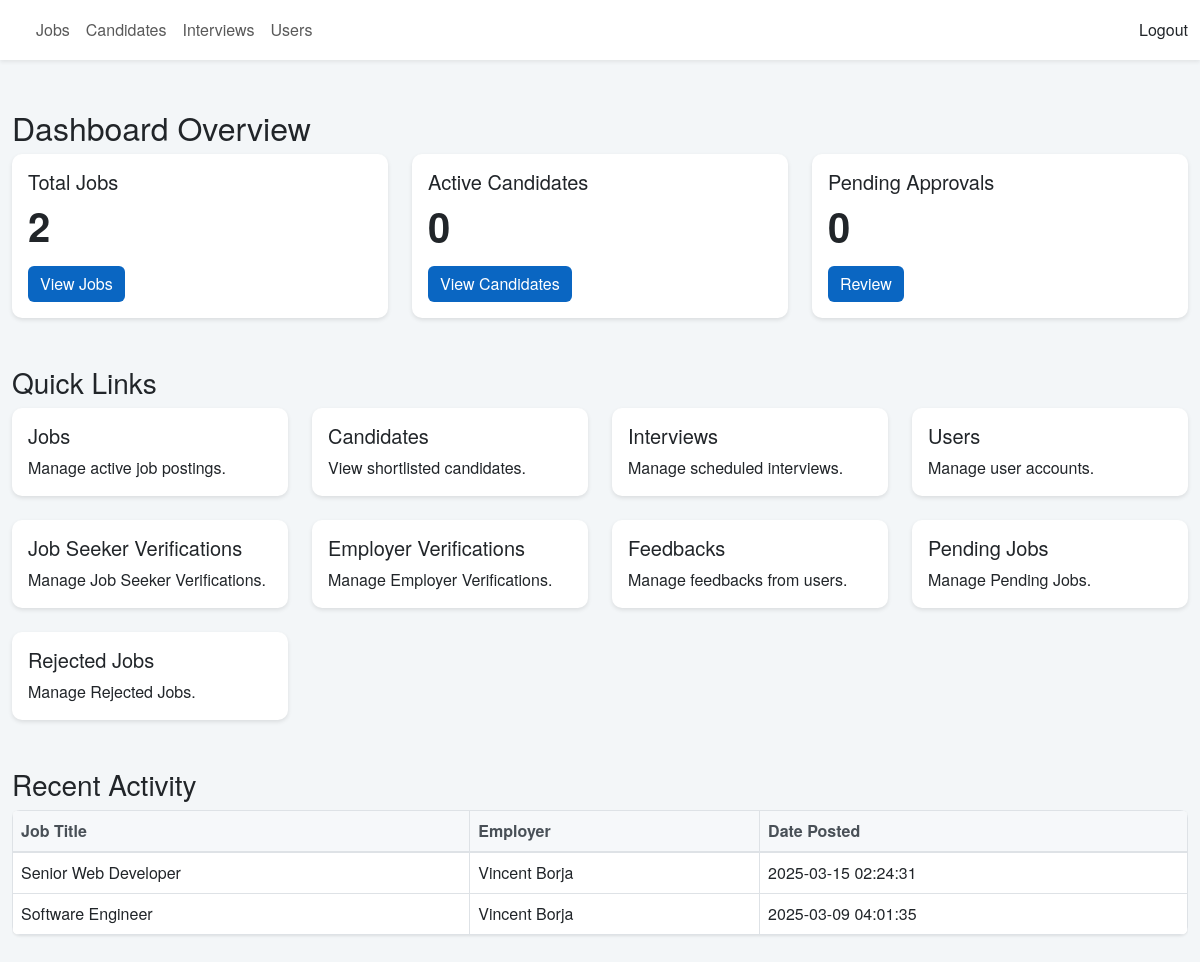
The page /admin/dashboard.php (signed in) on the database its author committed.
### tables this page shows
CREATE TABLE `job_postings` (
  `job_id` int(11) NOT NULL,
  `employer_id` int(11) NOT NULL,
  `title` varchar(255) NOT NULL,
  `description` text NOT NULL,
  `requirements` text NOT NULL,
  `skills` text NOT NULL,
  `status` enum('pending','approved','rejected','unavailable') NOT NULL,
  `created_at` timestamp NOT NULL DEFAULT current_timestamp(),
  `location` varchar(255) DEFAULT NULL,
  `quota` int(11) DEFAULT 1
);

CREATE TABLE `users` (
  `user_id` int(11) NOT NULL,
  `full_name` varchar(255) NOT NULL,
  `email` varchar(255) NOT NULL,
  `password_hash` varchar(255) NOT NULL,
  `user_type` enum('job_seeker','employer','admin') NOT NULL,
  `status` enum('pending','verified','rejected') DEFAULT 'pending',
  `created_at` timestamp NOT NULL DEFAULT current_timestamp()
);

### admin/dashboard.php (the view, shortened to what this page needs)
<?php
include '../db.php';
$total_jobs = $conn->query("SELECT COUNT(*) as total FROM job_postings")->fetch_assoc()['total'];
$active_candidates = $conn->query("SELECT COUNT(*) as total FROM applications WHERE status = 'applied'")->fetch_assoc()['total'];
$pending_approvals = $conn->query("SELECT COUNT(*) as total FROM job_postings WHERE status = 'pending'")->fetch_assoc()['total'];
$recent_activity = $conn->query("SELECT job_postings.title, users.full_name, job_postings.created_at
                                 FROM job_postings
                                 JOIN users ON job_postings.employer_id = users.user_id
                                 ORDER BY job_postings.created_at DESC
                                 LIMIT 5");
?>
<!DOCTYPE html>
<html lang="en">
<head>
    <link href="https://cdn.jsdelivr.net/npm/bootstrap@5.3.0/dist/css/bootstrap.min.css" rel="stylesheet">
    <link href="../css/styles.css" rel="stylesheet">
</head>
<body>
    <?php include 'includes/header.php'; ?>
    <main class="container-fluid mt-4">
        <div class="row">
            <div class="col-md-12">
                <h2>Dashboard Overview</h2>
                <div class="row">
                    <div class="col-md-4 mb-4">
                        <div class="card h-100">
                            <div class="card-body">
                                <h5 class="card-title">Total Jobs</h5>
                                <p class="card-text display-4"><?php echo $total_jobs; ?></p>
                                <a href="active_jobs.php" class="btn btn-primary">View Jobs</a>
                            </div>
                        </div>
                    </div>
                    <div class="col-md-4 mb-4">
                        <div class="card h-100">
                            <div class="card-body">
                                <h5 class="card-title">Active Candidates</h5>
                                <p class="card-text display-4"><?php echo $active_candidates; ?></p>
                                <a href="shortlisted.php" class="btn btn-primary">View Candidates</a>
                            </div>
                        </div>
                    </div>
                    <div class="col-md-4 mb-4">
                        <div class="card h-100">
                            <div class="card-body">
                                <h5 class="card-title">Pending Approvals</h5>
                                <p class="card-text display-4"><?php echo $pending_approvals; ?></p>
                                <a href="pending_jobs.php" class="btn btn-primary">Review</a>
                            </div>
                        </div>
                    </div>
                </div>
                <h3 class="mt-4">Quick Links</h3>
                <div class="row">
                    <div class="col-md-3 mb-4">
                        <a href="active_jobs.php" class="card h-100 text-decoration-none">
                            <div class="card-body">
                                <h5 class="card-title">Jobs</h5>
                                <p class="card-text">Manage active job postings.</p>
                            </div>
                        </a>
                    </div>
                    <div class="col-md-3 mb-4">
                        <a href="shortlisted.php" class="card h-100 text-decoration-none">
                            <div class="card-body">
                                <h5 class="card-title">Candidates</h5>
                                <p class="card-text">View shortlisted candidates.</p>
                            </div>
                        </a>
                    </div>
                    <div class="col-md-3 mb-4">
                        <a href="for_interview.php" class="card h-100 text-decoration-none">
                            <div class="card-body">
                                <h5 class="card-title">Interviews</h5>
                                <p class="card-text">Manage scheduled interviews.</p>
                            </div>
                        </a>
                    </div>
                    <div class="col-md-3 mb-4">
                        <a href="users.php" class="card h-100 text-decoration-none">
                            <div class="card-body">
                                <h5 class="card-title">Users</h5>
                                <p class="card-text">Manage user accounts.</p>
                            </div>
                        </a>
                    </div>
                    <div class="col-md-3 mb-4">
                        <a href="job_seeker_verifications.php" class="card h-100 text-decoration-none">
                            <div class="card-body">
                                <h5 class="card-title">Job Seeker Verifications</h5>
                                <p class="card-text">Manage Job Seeker Verifications.</p>
                            </div>
                        </a>
                    </div>
                    <div class="col-md-3 mb-4">
                        <a href="employer_verifications.php" class="card h-100 text-decoration-none">
                            <div class="card-body">
                                <h5 class="card-title">Employer Verifications</h5>
                                <p class="card-text">Manage Employer Verifications.</p>
                            </div>
                        </a>
                    </div>
                    <div class="col-md-3 mb-4">
                        <a href="feedbacks.php" class="card h-100 text-decoration-none">
                            <div class="card-body">
                                <h5 class="card-title">Feedbacks</h5>
                                <p class="card-text">Manage feedbacks from users.</p>
                            </div>
                        </a>
                    </div>
                    <div class="col-md-3 mb-4">
                        <a href="pending_jobs.php" class="card h-100 text-decoration-none">
                            <div class="card-body">
                                <h5 class="card-title">Pending Jobs</h5>
                                <p class="card-text">Manage Pending Jobs.</p>
                            </div>
                        </a>
                    </div>
                    <div class="col-md-3 mb-4">
                        <a href="rejected_jobs.php" class="card h-100 text-decoration-none">
                            <div class="card-body">
                                <h5 class="card-title">Rejected Jobs</h5>
                                <p class="card-text">Manage Rejected Jobs.</p>
                            </div>
                        </a>
                    </div>
                </div>
                <h3 class="mt-4">Recent Activity</h3>
                <div class="table-responsive">
                    <table class="table table-bordered">
                        <thead>
                            <tr>
                                <th>Job Title</th>
                                <th>Employer</th>
                                <th>Date Posted</th>
                            </tr>
                        </thead>
                        <tbody>
                            <?php
                            if ($recent_activity->num_rows > 0) {
                                while ($row = $recent_activity->fetch_assoc()) {
                                    echo '
                                    <tr>
                                        <td>' . $row['title'] . '</td>
                                        <td>' . $row['full_name'] . '</td>
                                        <td>' . $row['created_at'] . '</td>
                                    </tr>';
                                }
                            } else {
                                echo '<tr><td colspan="3">No recent activity found.</td></tr>';
                            }
                            ?>
                        </tbody>
                    </table>
                </div>
            </div>
        </div>
    </main>
    <?php include 'includes/footer.php'; ?>
</body>
</html>

### admin/css/styles.css (style rules this page uses)
body { font-family: 'Helvetica Neue', Helvetica, Arial, sans-serif; background-color: #f3f6f8; }
.card { border: none; border-radius: 10px; box-shadow: 0 2px 4px rgba(0, 0, 0, 0.1); transition: transform 0.2s; }
.btn-primary { background-color: #0a66c2; border: none; }
.table-responsive { margin-bottom: 2rem; }
main { padding-top: 1.5rem; }
@media (min-width: 768px) { main { padding-left: 1.5rem; } }
.table { background-color: #fff; border-radius: 8px; overflow: hidden; box-shadow: 0 1px 3px rgba(0, 0, 0, 0.1); }
.table thead th { background-color: #f6f8fa; border-bottom: 2px solid #dee2e6; color: #495057; }

### admin/dashboard.php (style rules this page uses)
body { font-family: 'Helvetica Neue', Helvetica, Arial, sans-serif; background-color: #f3f6f8; }
.card { border: none; border-radius: 10px; box-shadow: 0 2px 4px rgba(0, 0, 0, 0.1); transition: transform 0.2s; }
.btn-primary { background-color: #0a66c2; border: none; }
.display-4 { font-size: 2.5rem; font-weight: bold; }

### rows shown on the page
job_postings: title "Senior Web Developer", users.full_name "Vincent Borja", created_at "2025-03-15 02:24:31"
job_postings: title "Software Engineer", users.full_name "Vincent Borja", created_at "2025-03-09 04:01:35"

### other values the page prints
$total_jobs "2"
$active_candidates "0"
$pending_approvals "0"
